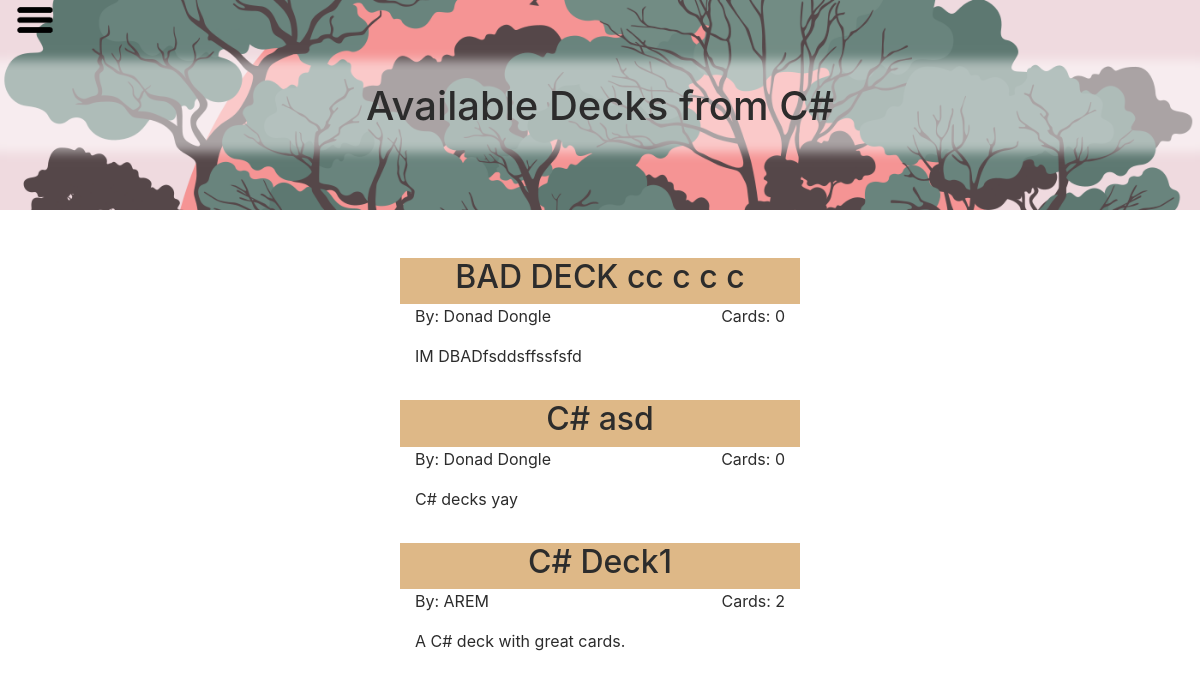
/views/categories_decks.php?categoryID=1, run on the app's committed database.
### tables this page shows
CREATE TABLE IF NOT EXISTS `categories` (
  `CategoryID` int(11) NOT NULL AUTO_INCREMENT,
  `CategoryName` varchar(300) NOT NULL,
  `CategoryImage` varchar(300) NOT NULL,
  PRIMARY KEY (`CategoryID`)
);

CREATE TABLE IF NOT EXISTS `decks` (
  `DeckID` int(11) NOT NULL AUTO_INCREMENT,
  `DeckDesc` varchar(750) NOT NULL,
  `DeckName` varchar(150) NOT NULL,
  `Public` tinyint(1) NOT NULL,
  PRIMARY KEY (`DeckID`)
);

CREATE TABLE IF NOT EXISTS `users` (
  `UserID` int(11) NOT NULL AUTO_INCREMENT,
  `RoleFK` int(11) NOT NULL,
  `Email` varchar(300) NOT NULL,
  `UserName` varchar(300) NOT NULL,
  `Password` varchar(300) NOT NULL,
  PRIMARY KEY (`UserID`),
  UNIQUE KEY `EMAILUNIQUE` (`Email`),
  KEY `ROLEFK` (`RoleFK`)
);

### models/DBFunctions.php (called while the page is built, shortened)
<?php
function GetCategoryName($CategoryID){
	global $db;
	$query = $db->prepare("SELECT CategoryName FROM categories
							WHERE CategoryID = :CategoryID ");
	$query->bindParam(":CategoryID", $CategoryID);
	$query->execute();
	$result = $query->fetch();
	return $result;
}
function GetCategorysDecks($CategoryID){
	global $db;
	$query = $db->prepare("SELECT DeckName, DeckDesc, DeckID, users.UserName FROM decks
							INNER JOIN deckscategories ON decks.DeckID = deckscategories.DeckFK
                            LEFT JOIN userdecks ON decks.DeckID = userdecks.DeckFK
                    		INNER JOIN users ON userdecks.UserFK = users.UserID
							WHERE decks.Public = true AND deckscategories.CategoryFK = :CategoryID AND userdecks.Creator = true
							ORDER BY DeckName, users.UserName ");
	$query->bindParam(":CategoryID", $CategoryID);
	$query->execute();
	$result = $query->fetchall();
	return $result;
}
function GetDecksCardCount($DeckID){
	global $db;
	$query = $db->prepare("SELECT COUNT(CardID) as count FROM cards
							 WHERE cards.DeckFK = :DeckID ");
	$query->bindParam(":DeckID", $DeckID);
	$query->execute();
	$result = $query->fetch();
	return $result;
}
?>

### views/categories_decks.php (the view, shortened to what this page needs)
<?php
include('heading.php');
include('../models/DBConnect.php');
include('../models/DBFunctions.php');
if(isset($_GET['categoryID'])){
	$id = $_GET['categoryID'];
}
$decks = GetCategorysDecks($id);
$categoryName = GetCategoryName($id);
?>
<div class="container-fluid" id="main-content">
    <div class="row">
        <div class="col-12 header-categories">
            <div class="col-12 text-left">
                <a class="navigation-btn" id="navigation-btn">
                    <img src="../images/hamburg.png" alt="Navigation Menu">
                </a>
            </div>
            <div class="row h-100 m-0 p-0">
                <h1 class="my-auto">Available Decks from <?php echo $categoryName['CategoryName']; ?></h1>
            </div>
        </div>
        <div class="col-sm-12 col-md-4 mt-5 mx-auto">
            <div class="row">
            <?php if(count($decks) > 0): ?>
                <?php foreach($decks as $deck): ?>
                    <?php $cardCount = GetDecksCardCount($deck['DeckID']); ?>
                        <div class="col-12 deck-wrapper mb-3">
                            <a href="flashcardsQuiz.php?DeckID=<?php echo $deck['DeckID']; ?>" id="">
                                <div class="deck-title row">
                                    <h2 class="col-12"><?php echo $deck['DeckName']; ?></h2>
                                </div>
                                <div class="deck-body">
                                    <div class="row">
                                        <div class="col-6 text-left">
                                            <p>
                                            By: <?php echo $deck['UserName']; ?>
                                            </p>
                                        </div>
                                        <div class="col-6 text-right">
                                            <p>
                                            Cards: <?php echo $cardCount['count']; ?>
                                            </p>
                                        </div>
                                        <br>
                                        <div class="col-12">
                                            <p>
                                            <?php echo $deck['DeckDesc']; ?>
                                            </p>
                                        </div>
                                    </div>
                                </div>
                            </a>
                        </div>
                <?php endforeach; ?>
            <?php else: ?>
                <p>No decks found.</p>
            <?php endif; ?>
        </div>
    </div>
</div>
<?php include('footer.php');?>

### views/heading.php (shortened to what this page needs)
<!doctype html>
<html lang="en">
    <head>
		<link rel="stylesheet" href="https://maxcdn.bootstrapcdn.com/bootstrap/4.0.0/css/bootstrap.min.css">
		<link rel="stylesheet" href="../css/style.css">
		<link rel="stylesheet" href="../css/animations.css">
		<link rel="stylesheet" href="../css/slideOut.css">
  	</head>
  <body>

### views/footer.php (shortened to what this page needs)
    </body>
</html>

### css/style.css (style rules this page uses)
body { color: rgb(44, 44, 44); }
.deck-wrapper a { text-decoration: none; color: rgb(44, 44, 44); }
.deck-title { background-color: burlywood; text-align: center; }
.header-categories { height: 210px; background: url(../images/sunset-header.png); background-position: center; background-repeat: no-repeat; background-size: cover; padding: 0; }
.header-categories h1 { text-align: center; background-color: rgba(255,255,255,0.5); width: 100%; padding: 1% 0; box-shadow: 0px 0px 10px 10px rgba(255,255,255,0.5); }
.navigation-btn { position: fixed; background-color: transparent; border: none; cursor: pointer; z-index: 1; }
.navigation-btn img { height: 40px; }

### data on the page
categories: CategoryName "C#"
decks: DeckName "BAD DECK cc c c c", users.UserName "Donad Dongle", count "0", DeckDesc "IM DBADfsddsffssfsfd"
decks: DeckName "C# asd", users.UserName "Donad Dongle", count "0", DeckDesc "C# decks yay"
decks: DeckName "C# Deck1", users.UserName "AREM", count "2", DeckDesc "A C# deck with great cards."
